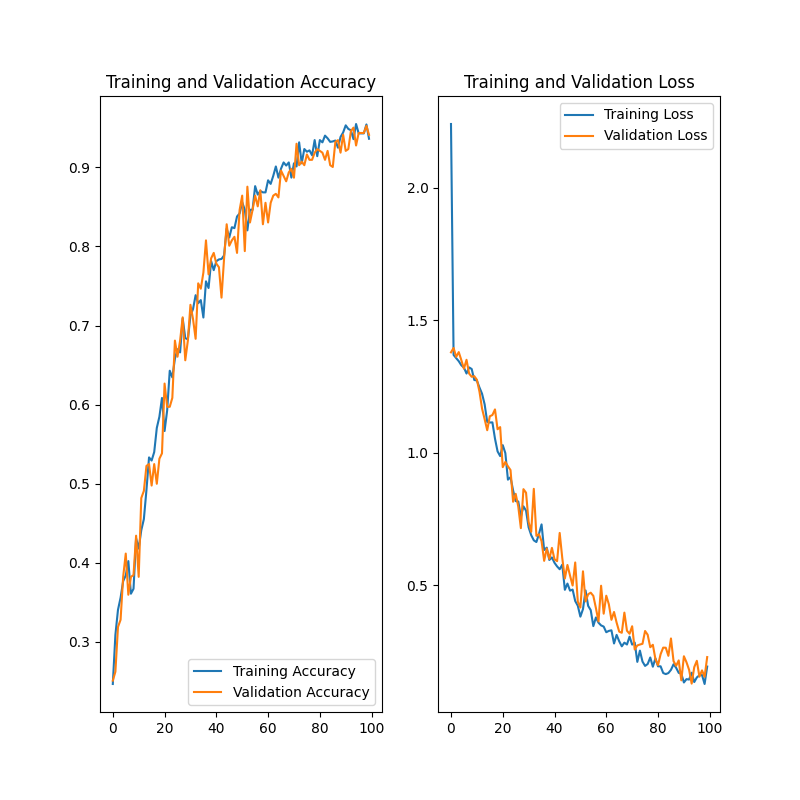

Generate this figure with Python:
import matplotlib.pyplot as plt
import numpy as np
import tensorflow as tf

from tensorflow import keras
from tensorflow.keras import layers
from tensorflow.keras.models import Sequential

import pathlib
import random


# ----------------- CUSTOM AUGMENTATION -----------------

class RandomInvert(layers.Layer):
    def __init__(self, **kwargs):
      super().__init__(**kwargs)

    def call(self, x):
      p = 0.5
      if  tf.random.uniform([]) < p: x = (255-x)
      else: x
      return x

class RandomSaturation(layers.Layer):
    def __init__(self, **kwargs):
      super().__init__(**kwargs)
        
    def call(self, images):
      seeds = (random.randrange(1, 10), 1)
      images = tf.image.stateless_random_saturation(images, .1, 5, seeds)
      return images

class RandomHue(layers.Layer):
    def __init__(self, **kwargs):
      super().__init__(**kwargs)
        
    def call(self, images):
      seeds = (random.randrange(1, 10), 1)
      images = tf.image.stateless_random_hue(images, .35, seeds)
      return images

class RandomBrightness(layers.Layer):
    def __init__(self, **kwargs):
      super().__init__(**kwargs)
        
    def call(self, images):
      seeds = (random.randrange(1, 10), 1)
      images = tf.image.stateless_random_brightness(images, 0.4, seeds)
      return images

class RandomContrast(layers.Layer):
    def __init__(self, **kwargs):
      super().__init__(**kwargs)
        
    def call(self, images):
      seeds = (3, 1)
      images = tf.image.stateless_random_contrast(images, lower=.1, upper=1, seed=seeds)
      return images


# ----------------- MODEL LOGIC -----------------

# ---- load Dataset ----
data_dir = pathlib.Path("./Batik Dataset Custom Sobel")
# image_count = len(list(data_dir.glob('*/*.jpg')))

# ---- create Dataset ----
batch_size = 35
img_height = 240
img_width = 240

# ---- split data for training & validation 80:20 ----
train_ds = tf.keras.utils.image_dataset_from_directory(
  data_dir,
  validation_split = 0.2,
  subset="training",
  seed=123,
  image_size=(img_height, img_width),
  batch_size=64)

val_ds = tf.keras.utils.image_dataset_from_directory(
  data_dir,
  validation_split = 0.2,
  subset="validation",
  seed=123,
  image_size=(img_height, img_width),
  batch_size=batch_size)

class_names = train_ds.class_names

# ---- Configure dataset for performance to keep images in memory ----
AUTOTUNE = tf.data.AUTOTUNE

train_ds = train_ds.cache().shuffle(1000).prefetch(buffer_size=AUTOTUNE)
val_ds = val_ds.cache().prefetch(buffer_size=AUTOTUNE)

# ---- apply data augmentation ----
data_augmentation = keras.Sequential(
  [
    layers.RandomFlip("horizontal_and_vertical", input_shape=(img_height, img_width, 3)),
    # layers.RandomRotation(135),
    layers.RandomZoom(0.3),
    RandomInvert(),
    # RandomContrast(),
    # RandomBrightness(),
    # RandomHue(),
    # RandomSaturation(),
  ]
)

# ---- create the model ----
num_classes = len(class_names)

model = Sequential([
  data_augmentation,
  layers.Rescaling(1./255, input_shape=(img_height, img_width, 3)),
  layers.Conv2D(16, 3, padding='same', activation='relu', dilation_rate=1),
  layers.MaxPooling2D(),
  layers.Conv2D(32, 3, padding='same', activation='relu', dilation_rate=2),
  layers.MaxPooling2D(),
  layers.Conv2D(64, 3, padding='same', activation='relu', dilation_rate=3),
  layers.MaxPooling2D(),
  layers.Dropout(0.63),
  layers.Flatten(),
  layers.Dense(128, activation='relu'),
  layers.Dense(num_classes)
])

# ---- compile the model ----
model.compile(optimizer='adam',
              loss=tf.keras.losses.SparseCategoricalCrossentropy(from_logits=True),
              metrics=['accuracy'])

# model.summary()

# ---- train the model ----
epochs = 100
history = model.fit(
  train_ds,
  validation_data=val_ds,
  epochs=epochs
)

m_name = "cnn-batik-5-sobel"

# ---- save the model ----
model.save(m_name + ".h5")

# ---- Training Result ----
acc = history.history['accuracy']
val_acc = history.history['val_accuracy']

loss = history.history['loss']
val_loss = history.history['val_loss']

epochs_range = range(epochs)

plt.figure(figsize=(8, 8))
plt.subplot(1, 2, 1)
plt.plot(epochs_range, acc, label='Training Accuracy')
plt.plot(epochs_range, val_acc, label='Validation Accuracy')
plt.legend(loc='lower right')
plt.title('Training and Validation Accuracy')

plt.subplot(1, 2, 2)
plt.plot(epochs_range, loss, label='Training Loss')
plt.plot(epochs_range, val_loss, label='Validation Loss')
plt.legend(loc='upper right')
plt.title('Training and Validation Loss')
# plt.show()

plt.savefig(m_name + ".png")

print("Evaluate")
res_loss, res_acc = model.evaluate(val_ds)
print(res_acc)